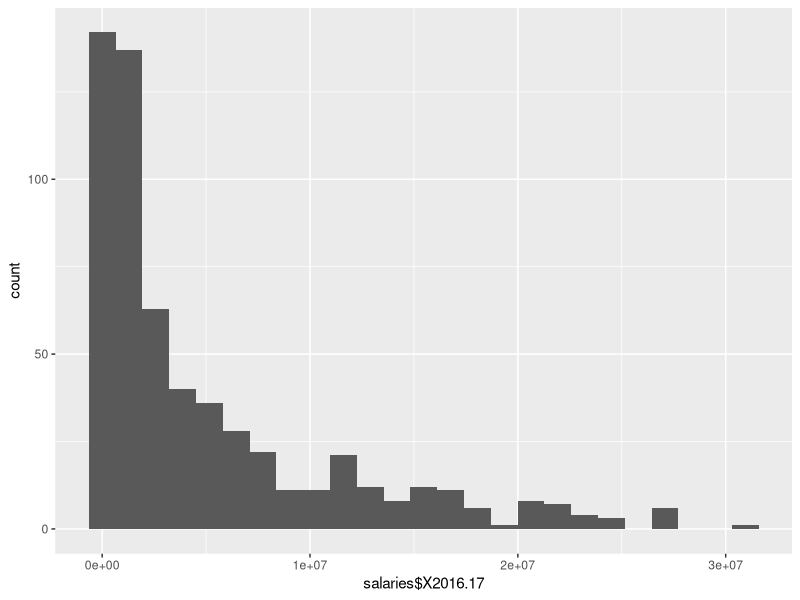
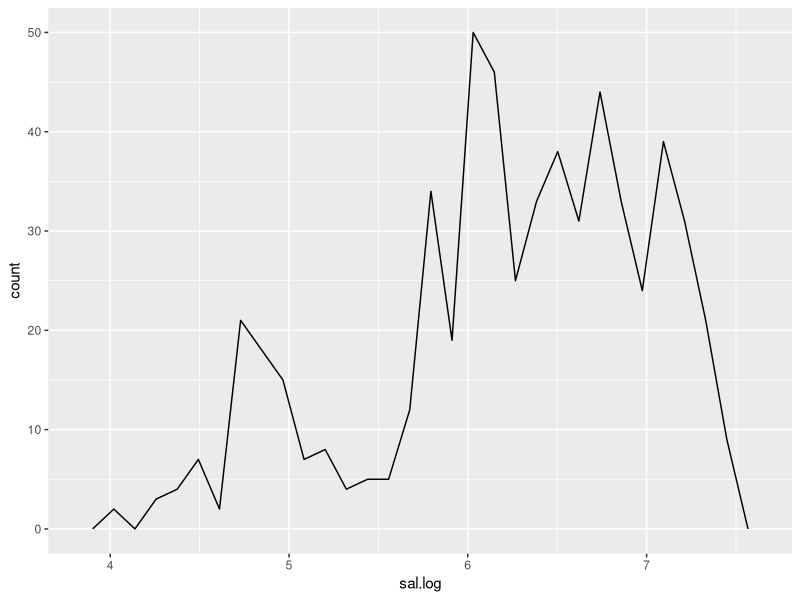

Here is the R script that generated these plots, in order:
#Load salary data and drop unnecessary columns 
salaries <- read.table("salaries.txt", header = TRUE,sep = ",",quote="", stringsAsFactors=FALSE)
keep <- c("Rk", "Player", "Tm", "X2016.17")
salaries <- salaries[keep]

#convert from chars to ints
salaries$X2016.17 <- as.numeric(sub('\\$','',as.character(salaries$X2016.17)))
salaries$Rk <- as.numeric(sub('\\$','',as.character(salaries$Rk)))

library(ggplot2)
ggplot(data.frame(salaries$X2016.17), aes(salaries$X2016.17)) + stat_bin(bins=25)

#looks like log-normal distribution
sal.log <- log10(salaries$X2016.17)
sallog <- ggplot(data.frame(sal.log), aes(sal.log)) + geom_freqpoly(bins=30)
sallog

